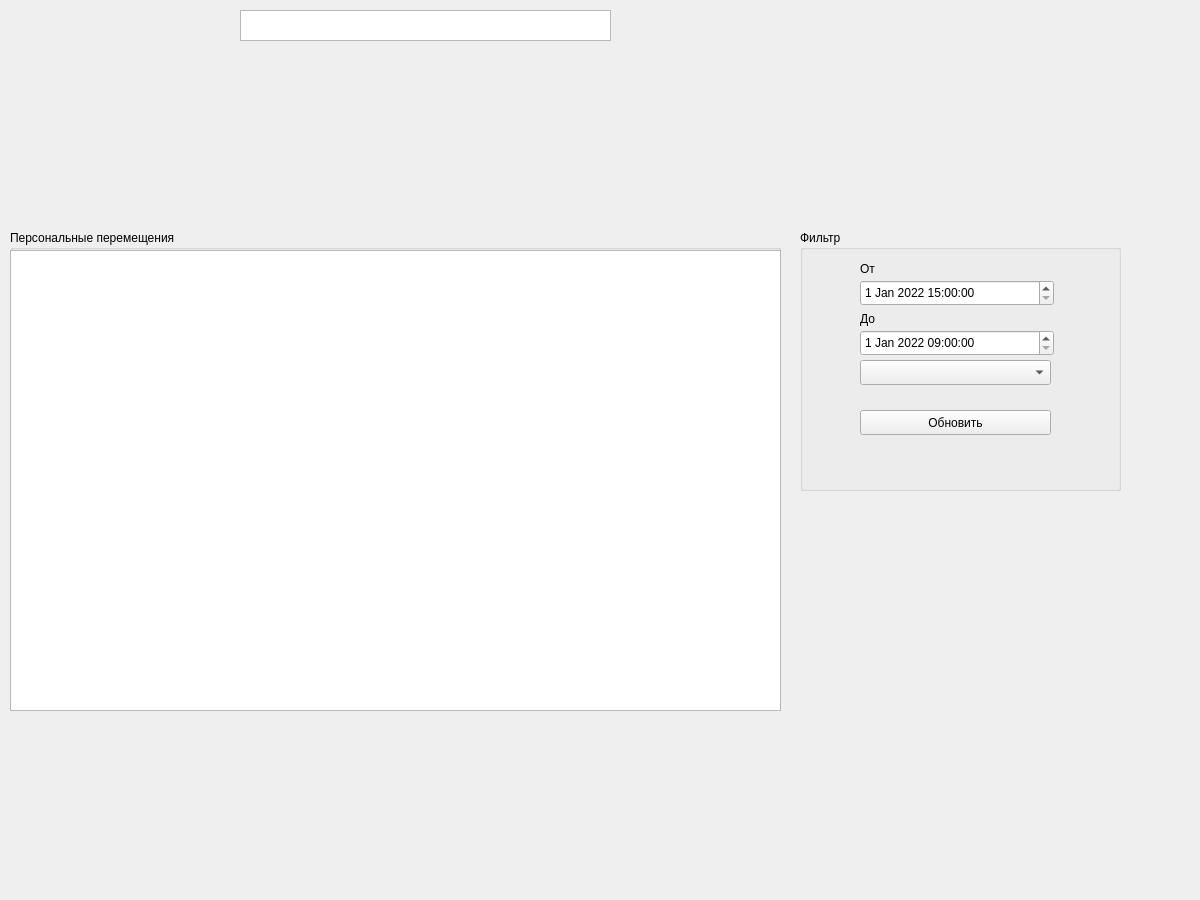
<?xml version="1.0" encoding="UTF-8"?>
<ui version="4.0">
 <class>Form</class>
 <widget class="QWidget" name="Form">
  <property name="geometry">
   <rect>
    <x>0</x>
    <y>0</y>
    <width>1200</width>
    <height>900</height>
   </rect>
  </property>
  <property name="windowTitle">
   <string>Информация о человеке</string>
  </property>
  <widget class="QLabel" name="personPhoto">
   <property name="geometry">
    <rect>
     <x>20</x>
     <y>10</y>
     <width>200</width>
     <height>200</height>
    </rect>
   </property>
   <property name="autoFillBackground">
    <bool>true</bool>
   </property>
   <property name="text">
    <string/>
   </property>
  </widget>
  <widget class="QGroupBox" name="groupBox">
   <property name="geometry">
    <rect>
     <x>10</x>
     <y>230</y>
     <width>771</width>
     <height>481</height>
    </rect>
   </property>
   <property name="title">
    <string>Персональные перемещения</string>
   </property>
   <widget class="QTableView" name="tableView">
    <property name="geometry">
     <rect>
      <x>0</x>
      <y>20</y>
      <width>771</width>
      <height>461</height>
     </rect>
    </property>
   </widget>
  </widget>
  <widget class="QTextEdit" name="personFullname">
   <property name="geometry">
    <rect>
     <x>240</x>
     <y>10</y>
     <width>371</width>
     <height>31</height>
    </rect>
   </property>
  </widget>
  <widget class="QGroupBox" name="groupBox_2">
   <property name="geometry">
    <rect>
     <x>800</x>
     <y>230</y>
     <width>321</width>
     <height>261</height>
    </rect>
   </property>
   <property name="title">
    <string>Фильтр</string>
   </property>
   <widget class="QDateTimeEdit" name="fromTime">
    <property name="geometry">
     <rect>
      <x>60</x>
      <y>50</y>
      <width>194</width>
      <height>26</height>
     </rect>
    </property>
    <property name="dateTime">
     <datetime>
      <hour>15</hour>
      <minute>0</minute>
      <second>0</second>
      <year>2022</year>
      <month>1</month>
      <day>1</day>
     </datetime>
    </property>
   </widget>
   <widget class="QLabel" name="label">
    <property name="geometry">
     <rect>
      <x>60</x>
      <y>30</y>
      <width>67</width>
      <height>17</height>
     </rect>
    </property>
    <property name="text">
     <string>От</string>
    </property>
   </widget>
   <widget class="QDateTimeEdit" name="toTime">
    <property name="geometry">
     <rect>
      <x>60</x>
      <y>100</y>
      <width>194</width>
      <height>26</height>
     </rect>
    </property>
    <property name="dateTime">
     <datetime>
      <hour>9</hour>
      <minute>0</minute>
      <second>0</second>
      <year>2022</year>
      <month>1</month>
      <day>1</day>
     </datetime>
    </property>
   </widget>
   <widget class="QLabel" name="label_2">
    <property name="geometry">
     <rect>
      <x>60</x>
      <y>80</y>
      <width>67</width>
      <height>17</height>
     </rect>
    </property>
    <property name="text">
     <string>До</string>
    </property>
   </widget>
   <widget class="QComboBox" name="buildingSelect">
    <property name="geometry">
     <rect>
      <x>60</x>
      <y>130</y>
      <width>191</width>
      <height>25</height>
     </rect>
    </property>
   </widget>
   <widget class="QPushButton" name="updateMovements">
    <property name="geometry">
     <rect>
      <x>60</x>
      <y>180</y>
      <width>191</width>
      <height>25</height>
     </rect>
    </property>
    <property name="text">
     <string>Обновить</string>
    </property>
   </widget>
  </widget>
 </widget>
 <resources/>
 <connections/>
</ui>
